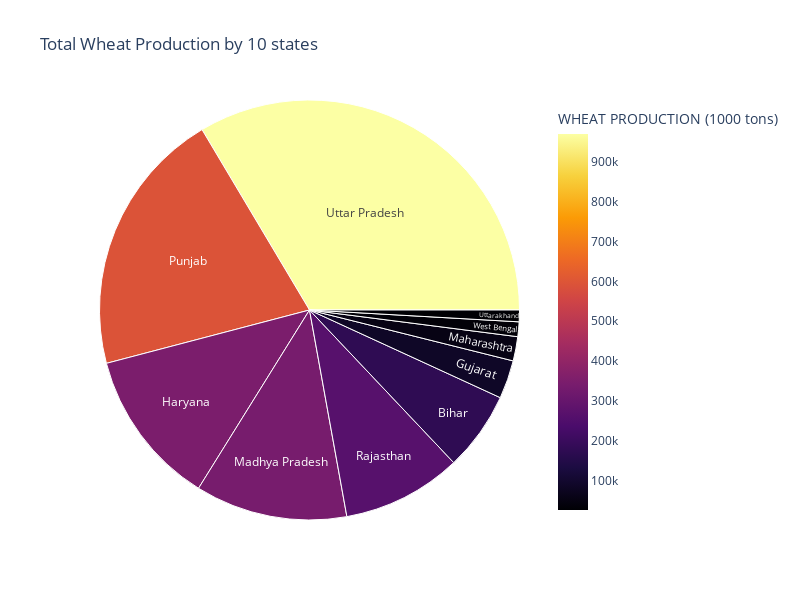

The code cell stored with this chart in its notebook:
### Code cell
fig = px.sunburst(wheat_state, path=['State Name'], values='WHEAT PRODUCTION (1000 tons)',
                  title='Total Wheat Production by 10 states',
                  color='WHEAT PRODUCTION (1000 tons)', color_continuous_scale=px.colors.sequential.Inferno,
                
                  )

fig.update_layout(height=600, width=800)
fig.show()

### Figure 1 — Plotly figure (JSON) as saved in the notebook; plotly's stock layout.template omitted (floating-point values rounded to 4 significant figures)
{"data": [{"branchvalues": "total", "customdata": [[176300.0], [85540.0], [348400.0], [338600.0], [54000.0], [593800.0], [266000.0], [970200.0], [26000.0], [32700.0]], "domain": {"x": [0, 1], "y": [0, 1]}, "hovertemplate": "labels=%{label}<br>WHEAT PRODUCTION (1000 tons)_sum=%{value}<br>parent=%{parent}<br>id=%{id}<br>WHEAT PRODUCTION (1000 tons)=%{color}<extra></extra>", "ids": ["Bihar", "Gujarat", "Haryana", "Madhya Pradesh", "Maharashtra", "Punjab", "Rajasthan", "Uttar Pradesh", "Uttarakhand", "West Bengal"], "labels": ["Bihar", "Gujarat", "Haryana", "Madhya Pradesh", "Maharashtra", "Punjab", "Rajasthan", "Uttar Pradesh", "Uttarakhand", "West Bengal"], "marker": {"coloraxis": "coloraxis", "colors": [176300.0, 85540.0, 348400.0, 338600.0, 54000.0, 593800.0, 266000.0, 970200.0, 26000.0, 32700.0]}, "name": "", "parents": ["", "", "", "", "", "", "", "", "", ""], "type": "sunburst", "values": [176300.0, 85540.0, 348400.0, 338600.0, 54000.0, 593800.0, 266000.0, 970200.0, 26000.0, 32700.0]}], "layout": {"coloraxis": {"colorbar": {"title": {"text": "WHEAT PRODUCTION (1000 tons)"}}, "colorscale": [[0, "#000004"], [0.1111, "#1b0c41"], [0.2222, "#4a0c6b"], [0.3333, "#781c6d"], [0.4444, "#a52c60"], [0.5556, "#cf4446"], [0.6667, "#ed6925"], [0.7778, "#fb9b06"], [0.8889, "#f7d13d"], [1, "#fcffa4"]]}, "height": 600, "legend": {"tracegroupgap": 0}, "title": {"text": "Total Wheat Production by 10 states"}, "width": 800}}
